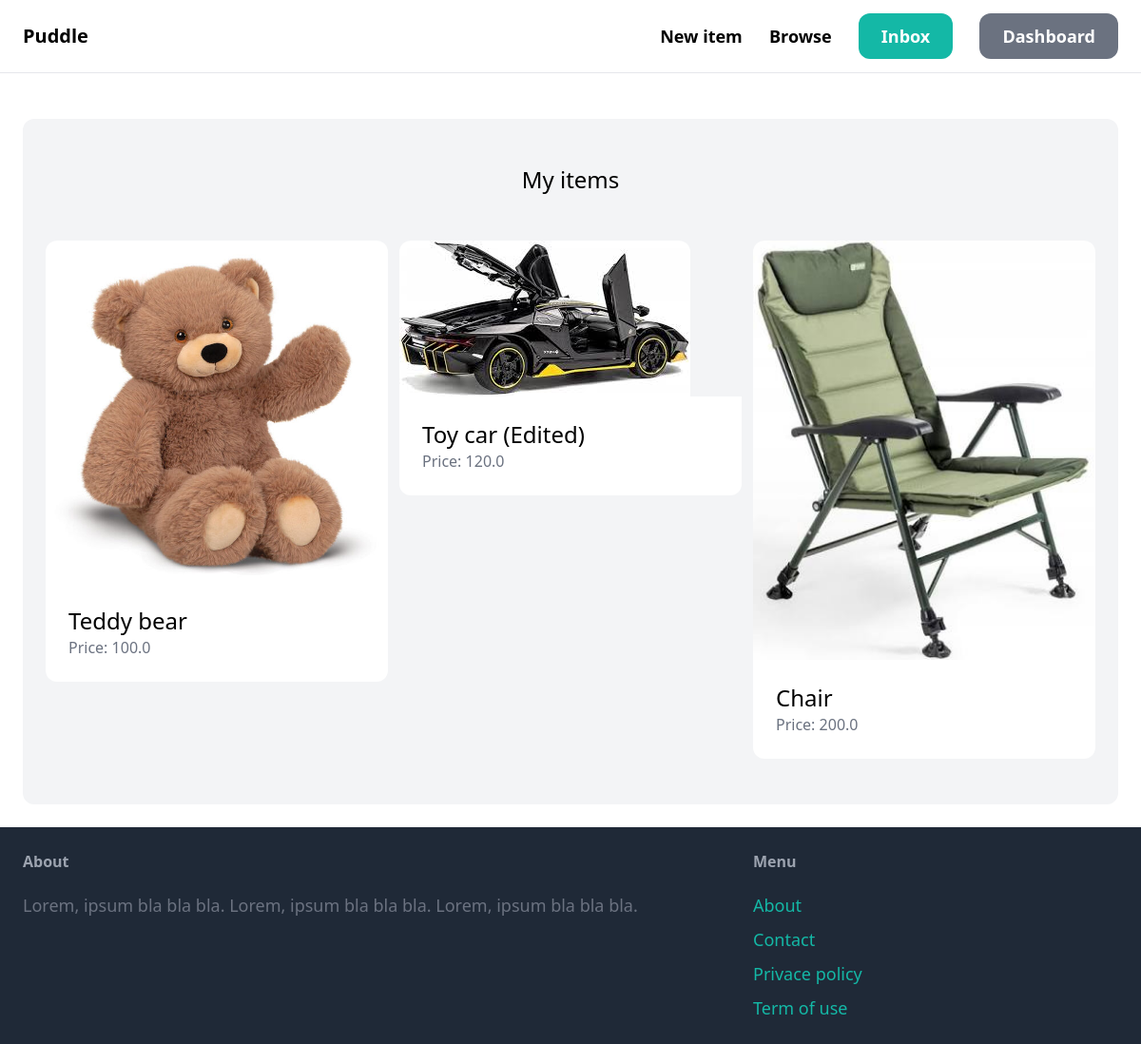
The page /dashboard/ (signed in) on the database its author committed.
### item/models.py (models this page shows, shortened)
class Item(models.Model):
    category = models.ForeignKey(Category, related_name='items', on_delete=models.CASCADE)
    name = models.CharField(max_length=255)
    description = models.TextField(blank=True, null=True)
    price = models.FloatField()
    image = models.ImageField(upload_to='item_images', blank=True, null=True)
    is_sold = models.BooleanField(default=False)
    created_at = models.DateTimeField(auto_now_add=True)
    created_by =  models.ForeignKey(User, related_name='items', on_delete=models.CASCADE)

### dashboard/views.py (the view)
# urls.py: path('', views.index, name='index'),
@login_required
def index(request):
    items = Item.objects.filter(created_by=request.user)
    return render(request, 'dashboard/index.html',{
        'items': items,
    })

### dashboard/templates/dashboard/index.html (shortened to what this page needs)
{% extends 'core/base.html' %}
{% block content %}
    <div class="mt-6 px-6 py-12 bg-gray-100 rounded-xl">
        <h2 class="mb-12 text-2xl text-center">My items</h2>
        <div class="grid grid-cols-3 gap-3">
            {% for item in items %}
                <div>
                    <a href="{% url 'item:detail' item.id %}">
                        <div>
                            <img src="{{ item.image.url }}" class="rounded-t-xl">
                        </div>
                        <div class="p-6 bg-white rounded-b-xl">
                            <h2 class="text-2xl">{{ item.name }}</h2>
                            <p class="text-gray-500">Price: {{ item.price }}</p>
                        </div>
                    </a>
                </div>
            {% endfor %}
        </div>
    </div>
{% endblock %}

### rows shown on the page
Item: image (picture), name "Teddy bear", price "100.0"
Item: image (picture), name "Toy car (Edited)", price "120.0"
Item: image (picture), name "Chair", price "200.0"
